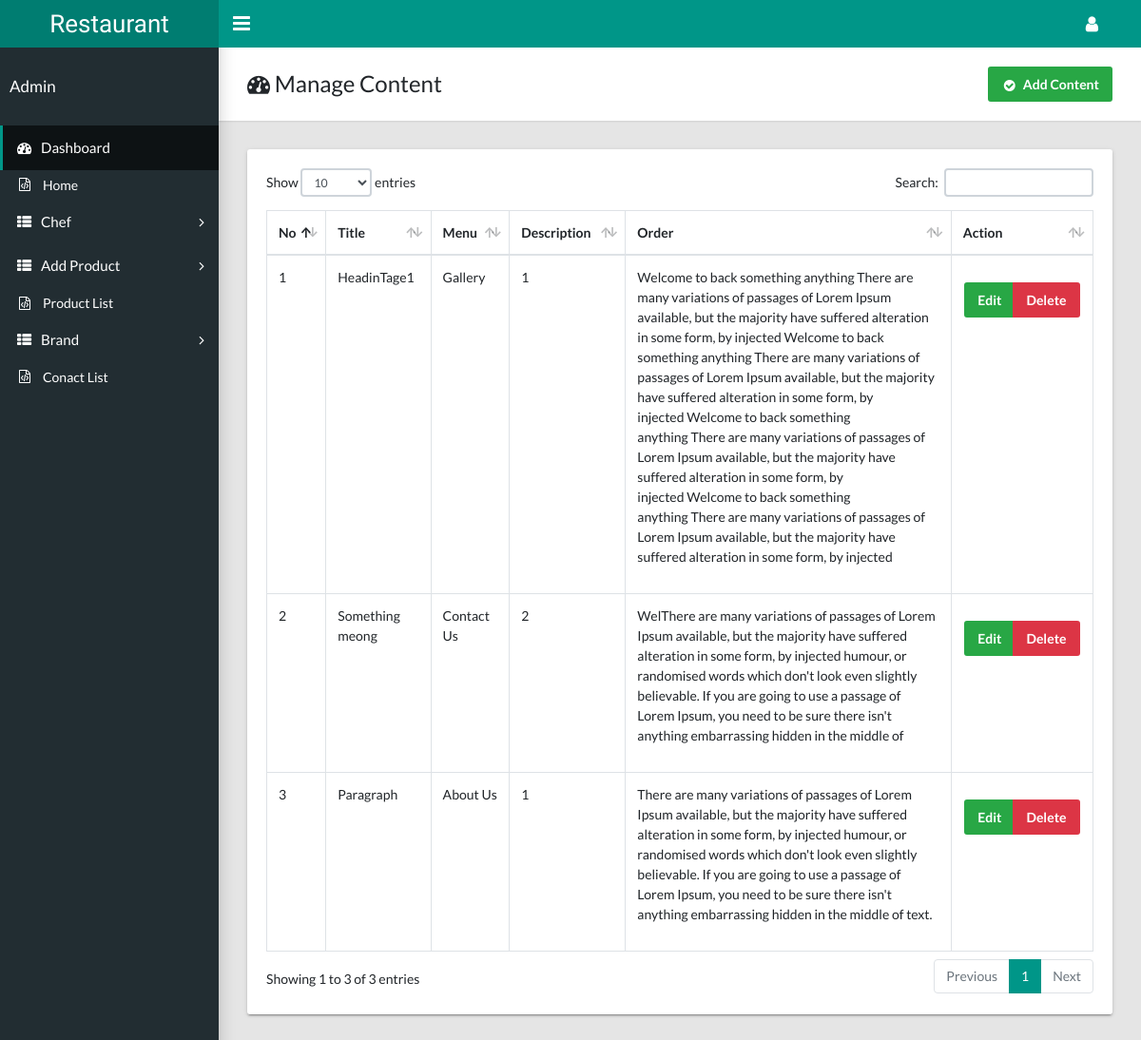
/backend/pages/manage_content.php (signed in), run on the app's committed database.
### tables this page shows
CREATE TABLE `content` (
  `content_id` int(50) NOT NULL,
  `content_title` varchar(200) NOT NULL,
  `content_menu` int(11) NOT NULL,
  `content_description` text NOT NULL,
  `content_order` int(50) NOT NULL
);

CREATE TABLE `menu_item` (
  `menu_item_id` int(50) NOT NULL,
  `menu_item_name` varchar(100) NOT NULL,
  `menu_item_order` int(20) NOT NULL
);

### backend/pages/manage_content.php (the view, shortened to what this page needs)
<?php
    include 'header.php';
    include 'sidebar.php';
?>
<main class="app-content">
      <div class="app-title">
        <div>
          <h1><i class="fa fa-dashboard"></i> Manage Content</h1>
        </div>
        <ul class="app-breadcrumb breadcrumb">
         <a class="btn btn-success" type="submit" name="btn_add_menu" href="add_content.php"><i class="fa fa-fw fa-lg fa-check-circle"></i>Add Content</a>
        </ul>
      </div>
      <div class="tile">
            <div class="tile-body">
              <div class="table-responsive">
                <table class="table table-hover table-bordered" id="sampleTable">
                  <thead>
                    <tr>
                      <th>No</th>
                      <th>Title</th>
                      <th>Menu</th>
                      <th>Description</th>
                      <th>Order</th>
                      <th>Action</th>
                    </tr>
                  </thead>
                  <tbody>
                  <?php
                        $select_item="SELECT*FROM content INNER JOIN menu_item on content.content_menu=menu_item.menu_item_id";
                        $result=$conn->query($select_item);
                        $i=1;
                        while ($row=$result->fetch_assoc()) {
                           echo' <tr>
                           <td>'.$i.'</td>
                           <td>'.$row['content_title'].'</td>
                           <td>'.$row['menu_item_name'].'</td>
                           <td>'.$row['content_order'].'</td>
                            <td>'.$row['content_description'].'</td>
                           <td class="text-center ">
                           <div class="btn-group mt-3">
                              <a href="add_content.php?get_content_id='.$row['content_id'].'"  class="btn btn-success">Edit</a>
                               <button style="cursor:pointer;" class="btn btn-danger" data-href="manage_content.php?del_content='.$row['content_id'].'" data-toggle="modal" data-target="#confirm-delete">Delete</button>
                           </div>
                       </td>
                         </tr> ';
                         $i++;
                        }
                    ?>
                  </tbody>
                </table>
              </div>
            </div>
          </div>
    </main>
    <?php
     include 'footer.php';
    ?>

### data on the page
content: content_title "HeadinTage1", menu_item.menu_item_name "Gallery", content_order "1", content_description "Welcome to back something anything There are many variations of passages of Lorem Ipsum available, but the majority have suffered alteration in some form, by injected Welcome to back something anything There are many variations of passages of Lorem Ipsum available, but the majority have suffered alteration in some form, by injected Welcome to back something anything There are many variations of passages of Lorem Ipsum available, but the majority have suffered alteration in some form, by injected Welcome to back something anything There are many variations of passages of Lorem Ipsum available, but the majority have suffered alteration in some form, by injected"
content: content_title "Something meong", menu_item.menu_item_name "Contact Us", content_order "2", content_description "WelThere are many variations of passages of Lorem Ipsum available, but the majority have suffered alteration in some form, by injected humour, or randomised words which don't look even slightly believable. If you are going to use a passage of Lorem Ipsum, you need to be sure there isn't anything embarrassing hidden in the middle of"
content: content_title "Paragraph", menu_item.menu_item_name "About Us", content_order "1", content_description "There are many variations of passages of Lorem Ipsum available, but the majority have suffered alteration in some form, by injected humour, or randomised words which don't look even slightly believable. If you are going to use a passage of Lorem Ipsum, you need to be sure there isn't anything embarrassing hidden in the middle of text."
